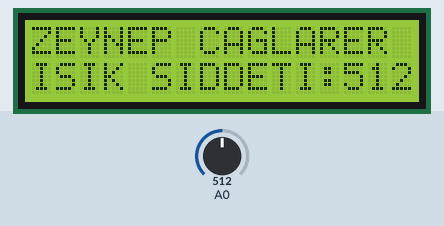
Recording of a sketch running on a simulated Arduino Uno, built with avr-gcc and run on an emulated ATmega328P. Parts: 16×2 character LCD. The test bench sets the inputs (shaded band); at power-on: A0 = 512. What the sketch prints to the serial monitor is not drawn.

Above: at 1.2 s.
1.3 s: A0 set to 716
At 2.9 s:
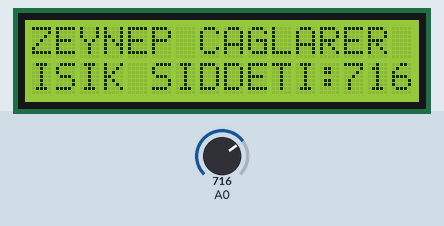
5.4 s: A0 set to 900
At 6.9 s:
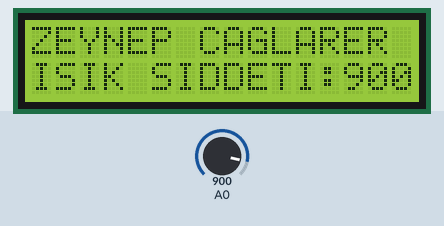
8.8 s: A0 set to 1023
At 10.2 s:
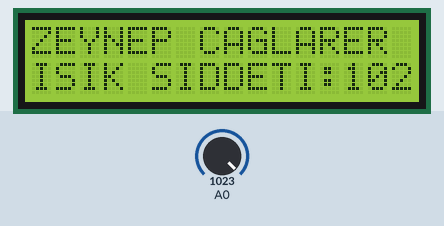
Timing chart, 0 to 11.8 s (numbered marks = the images above; inputs shaded):
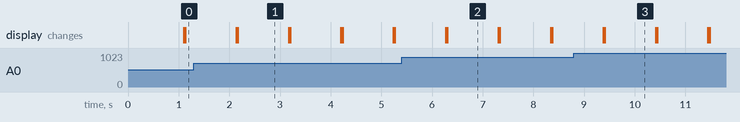

The sketch:

LDRsensor.ino
```cpp
//Hilmi Ogün SEYREK
//ogunseyrek@gmail.com

#include <Wire.h>
#include <LiquidCrystal_I2C.h>

LiquidCrystal_I2C lcd(0x27, 16, 2);

void setup()
{
    Serial.begin(9600);

lcd.begin();
lcd.backlight();
}

void loop()
{
  int isik = analogRead(A0);
  Serial.println(isik);

  lcd.setCursor(0,0);
lcd.print("ZEYNEP CAGLARER");

  lcd.setCursor(0,1);
lcd.print("ISIK SIDDETI:");

  lcd.setCursor(13,1);
lcd.print(isik);

  delay(1000);
  lcd.clear();
}
```

Measured:
- after the input at 1.3 s, the display: first differs from a run without the input after 0.86 s (image 1)
- after the input at 5.4 s, the display: first differs from a run without the input after 0.90 s (image 2)
- after the input at 8.8 s, the display: first differs from a run without the input after 0.61 s (image 3)
- what the display in image 1 shows lasts 1.0 s, from 2.2 s to 3.2 s
